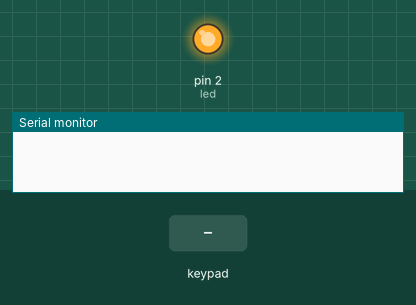
A sketch run on a simulated Arduino Uno, built with avr-gcc and run on an emulated ATmega328P. Shown: output pins drawn as LEDs (lit = HIGH), the last lines printed to the serial monitor. Inputs (shaded band) come from the test bench.

Above: at 0.1 s.
At 2.0 s:
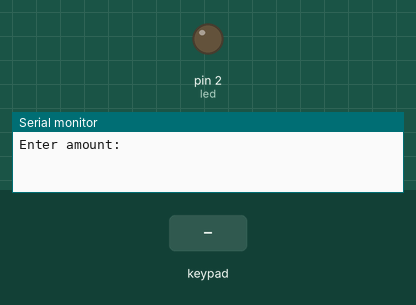
2.1 s: key '#' pressed
3.6 s: keypad keys 6 7 8 9 # pressed 0.4 s apart
Timing chart, 0 to 6.6 s (numbered marks = the images above; inputs shaded):
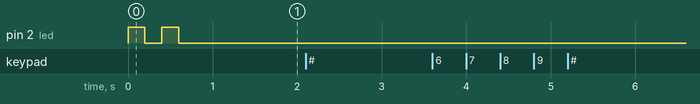

The sketch:

lab3task.ino
```cpp
#include <Key.h>
#include <Keypad.h>

const byte rows = 4;
const byte cols = 4;

char keys[rows][cols] = {
                          {'1', '2', '3', 'A'},
                          {'4', '5', '6', 'B'},
                          {'7', '8', '9', 'C'},
                          {'*', '0', '#', 'D'}
                        };

byte rowPins[rows] = {6, 7, 8, 9};
byte colPins[cols] = {10, 11, 12, 13};

Keypad keypad = Keypad(makeKeymap(keys), rowPins, colPins, rows, cols);

//char key;
int led = 2;
String amount = "";
int amt;
int iter = 0;
int amtDiv = 0;

void blink()
{
  pinMode(led, OUTPUT);
  for (int i=0; i<2; i++)
  {
    digitalWrite(led, HIGH);
    delay(200);
    digitalWrite(led, LOW);
    delay(200);
  }
}

void setup()
{
  // put your setup code here, to run once:
  Serial.begin(9600);
  blink();
  Serial.print("Enter amount: ");
}

void loop()
{
  // put your main code here, to run repeatedly:
  char key = keypad.getKey();

  if (key != NO_KEY)
  {
    if (iter <= 4)
    {
      if (key != '#')
      {
        amount.concat(key);
//        amount[iter] = key;
//        Serial.print(amount[iter]);
        iter++;
      }
      if (key == '#')
      {
        for (int i=0; i<iter; i++)
        {
          Serial.print(amount[i]);
        }
        Serial.println();

        amt = amount.toInt();
        amtDiv = amt / 90;

        if (amt < 90)
        {
          Serial.println("Sorry, system cannot dispense fuel against this amount.");
        }
        else
        {
          Serial.print("You will have ");
          Serial.print(amtDiv);
          Serial.println(" Lit of fuel against this amount.");
          Serial.println("Dispensing fuel. Please wait.");
          delay(amtDiv * 1000);
        }
        Serial.println("Thank you for visiting us.");
        Serial.println("Drive Safe.");
      }
    }
  }
}
```
